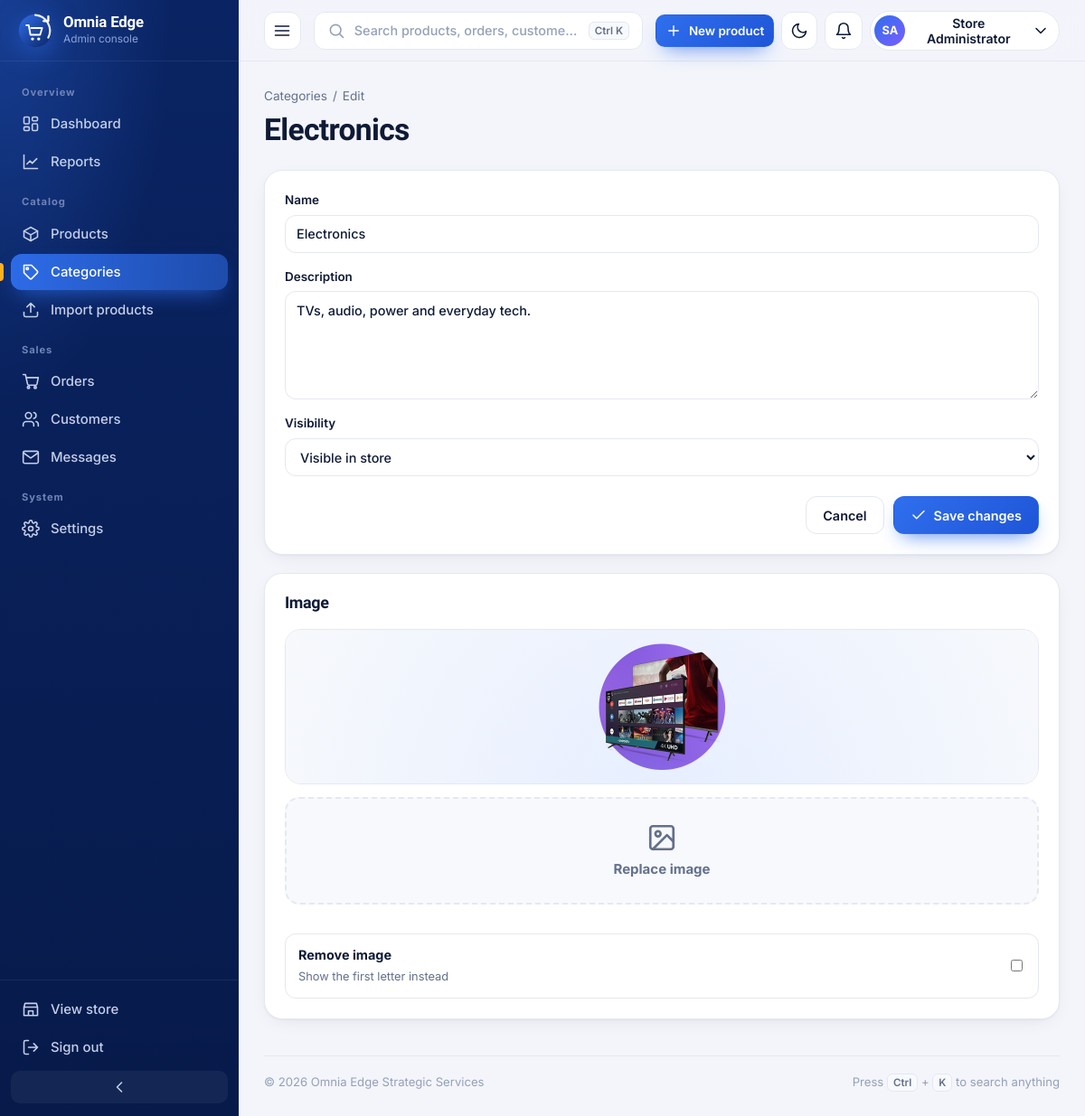
/admin/category-edit.php?id=1 (signed in), run on the app's committed database.
### tables this page shows
CREATE TABLE IF NOT EXISTS `categories` (
  `id` INT UNSIGNED NOT NULL AUTO_INCREMENT,
  `name` VARCHAR(100) NOT NULL,
  `slug` VARCHAR(120) NOT NULL,
  `description` TEXT DEFAULT NULL,
  `image` VARCHAR(255) DEFAULT NULL,
  `status` ENUM('active','inactive') NOT NULL DEFAULT 'active',
  `created_at` DATETIME NOT NULL DEFAULT CURRENT_TIMESTAMP,
  `updated_at` DATETIME NOT NULL DEFAULT CURRENT_TIMESTAMP ON UPDATE CURRENT_TIMESTAMP,
  PRIMARY KEY (`id`),
  UNIQUE KEY `uq_categories_slug` (`slug`)
);

### includes/functions.php (called while the page is built, shortened)
<?php
function e(?string $value): string
{
    return htmlspecialchars($value ?? '', ENT_QUOTES, 'UTF-8');
}
function asset_url(string $path): string
{
    return BASE_URL_PATH . '/' . ltrim($path, '/');
}
function category_image_url(?string $filename): string
{
    if (!empty($filename) && str_starts_with($filename, 'asset:')) {
        $path = substr($filename, 6);
        $parts = explode('/', $path);
        $encoded = implode('/', array_map('rawurlencode', $parts));
        return asset_url('assets/img/' . $encoded);
    }
    return asset_url('assets/img/placeholder.svg');
}

### admin/category-edit.php (the view, shortened to what this page needs)
<?php
require_once __DIR__ . '/includes/bootstrap.php';
$id = (int) ($_GET['id'] ?? 0);
$q = $pdo->prepare('SELECT * FROM categories WHERE id = ?'); $q->execute([$id]); $cat = $q->fetch();
include __DIR__ . '/includes/admin-header.php';
?>
<div class="page-head"><div><div class="crumbs"><a href="<?= e(asset_url('admin/categories.php')) ?>">Categories</a><span>/</span><span>Edit</span></div><h1><?= e($cat['name']) ?></h1></div></div>
<form method="post" enctype="multipart/form-data" class="grid grid--2-1">
  <section class="card stack" style="gap:16px">
    <div class="field"><label for="cName">Name</label><input id="cName" name="name" value="<?= e($cat['name']) ?>" required maxlength="100"></div>
    <div class="field"><label for="cDesc">Description</label><textarea id="cDesc" name="description" maxlength="500"><?= e($cat['description']) ?></textarea></div>
    <div class="field"><label for="cStatus">Visibility</label><select id="cStatus" name="status"><option value="active" <?= $cat['status'] === 'active' ? 'selected' : '' ?>>Visible in store</option></select></div>
    <div class="form-actions"><a class="btn btn--ghost" href="<?= e(asset_url('admin/categories.php')) ?>">Cancel</a><button class="btn btn--primary"><?= admin_icon('check') ?>Save changes</button></div>
  </section>
  <section class="card">
    <div class="card__head"><h2>Image</h2></div>
    <div class="cat-card" style="margin-bottom:14px"><div class="cat-card__img" style="height:170px"><?php if ($cat['image']): ?><img src="<?= e(category_image_url($cat['image'])) ?>" alt="" style="width:150px;height:150px"><?php else: ?><b><?= e(mb_substr($cat['name'], 0, 1)) ?></b><?php endif; ?></div></div>
    <label class="dropzone" data-dropzone="catThumb"><?= admin_icon('image') ?><strong>Replace image</strong><input type="file" name="image" accept="image/jpeg,image/png,image/webp"></label>
    <?php if ($cat['image']): ?><label class="check-row mt"><span><strong>Remove image</strong><small>Show the first letter instead</small></span><input type="checkbox" name="remove_image"></label><?php endif; ?>
  </section>
</form>
<?php include __DIR__ . '/includes/admin-footer.php';

### data on the page
categories: name "Electronics", description "TVs, audio, power and everyday tech.", status "Visible in store", image (picture)

### other printed values
$navGroup "Overview"
$navLabel "Dashboard"
$navLabel "Reports"
$navGroup "Catalog"
$navLabel "Products"
$navLabel "Categories"
$navLabel "Import products"
$navGroup "Sales"
$navLabel "Orders"
$navLabel "Customers"
$navLabel "Messages"
$navGroup "System"
$navLabel "Settings"
initials($adminName) "SA"
$adminName "Store Administrator"
